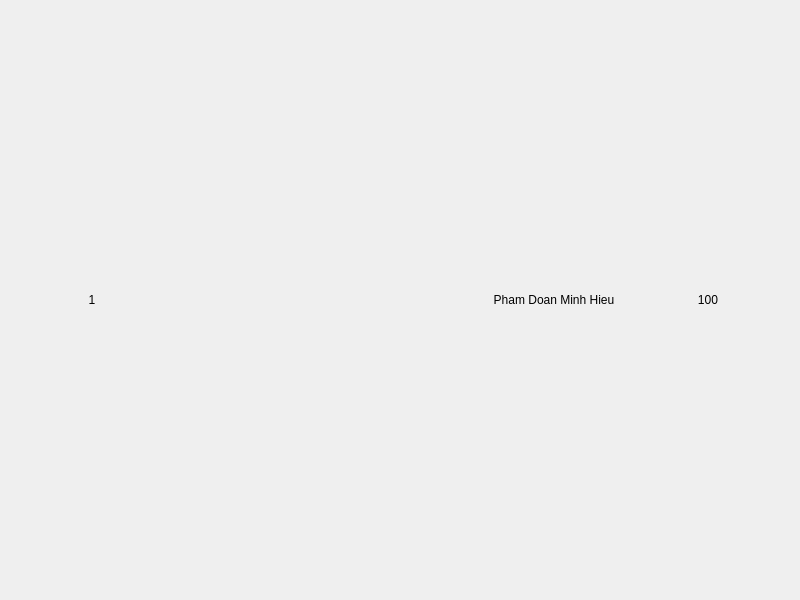
<?xml version="1.0" encoding="UTF-8"?>
<ui version="4.0">
 <class>MainWindow</class>
 <widget class="QMainWindow" name="MainWindow">
  <property name="geometry">
   <rect>
    <x>0</x>
    <y>0</y>
    <width>800</width>
    <height>600</height>
   </rect>
  </property>
  <property name="windowTitle">
   <string>MainWindow</string>
  </property>
  <widget class="QWidget" name="centralwidget">
   <layout class="QHBoxLayout" name="horizontalLayout">
    <item>
     <widget class="QWidget" name="widget____" native="true">
      <layout class="QHBoxLayout" name="horizontalLayout_22">
       <item>
        <widget class="QLabel" name="label___33">
         <property name="text">
          <string>1</string>
         </property>
         <property name="alignment">
          <set>Qt::AlignCenter</set>
         </property>
        </widget>
       </item>
       <item>
        <widget class="QLabel" name="label___5">
         <property name="text">
          <string/>
         </property>
         <property name="pixmap">
          <pixmap>Image/image 2.png</pixmap>
         </property>
         <property name="scaledContents">
          <bool>true</bool>
         </property>
         <property name="alignment">
          <set>Qt::AlignCenter</set>
         </property>
        </widget>
       </item>
       <item>
        <widget class="QLabel" name="label___1">
         <property name="text">
          <string/>
         </property>
         <property name="pixmap">
          <pixmap>Image/Ellipse 10.png</pixmap>
         </property>
         <property name="scaledContents">
          <bool>true</bool>
         </property>
         <property name="alignment">
          <set>Qt::AlignCenter</set>
         </property>
        </widget>
       </item>
       <item>
        <widget class="QLabel" name="label___44">
         <property name="text">
          <string>Pham Doan Minh Hieu</string>
         </property>
         <property name="alignment">
          <set>Qt::AlignCenter</set>
         </property>
        </widget>
       </item>
       <item>
        <widget class="QLabel" name="label___2">
         <property name="text">
          <string>100</string>
         </property>
         <property name="alignment">
          <set>Qt::AlignCenter</set>
         </property>
        </widget>
       </item>
      </layout>
     </widget>
    </item>
   </layout>
  </widget>
 </widget>
 <resources/>
 <connections/>
</ui>
